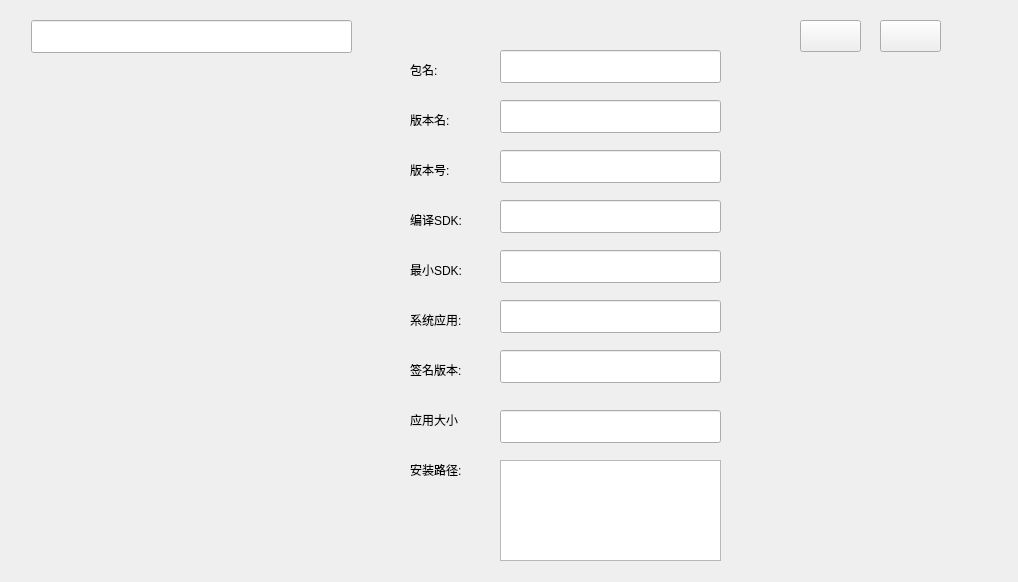
<?xml version="1.0" encoding="UTF-8"?>
<ui version="4.0">
 <class>Form</class>
 <widget class="QWidget" name="Form">
  <property name="geometry">
   <rect>
    <x>0</x>
    <y>0</y>
    <width>1018</width>
    <height>582</height>
   </rect>
  </property>
  <property name="windowTitle">
   <string>Form</string>
  </property>
  <widget class="CardWidget" name="CardWidget">
   <property name="geometry">
    <rect>
     <x>0</x>
     <y>0</y>
     <width>381</width>
     <height>581</height>
    </rect>
   </property>
   <widget class="SearchLineEdit" name="SearchLineEdit">
    <property name="geometry">
     <rect>
      <x>31</x>
      <y>20</y>
      <width>321</width>
      <height>33</height>
     </rect>
    </property>
   </widget>
   <widget class="SegmentedWidget" name="SegmentedWidget">
    <property name="geometry">
     <rect>
      <x>30</x>
      <y>70</y>
      <width>321</width>
      <height>33</height>
     </rect>
    </property>
   </widget>
  </widget>
  <widget class="CardWidget" name="CardWidget_2">
   <property name="geometry">
    <rect>
     <x>380</x>
     <y>0</y>
     <width>641</width>
     <height>661</height>
    </rect>
   </property>
   <property name="sizePolicy">
    <sizepolicy hsizetype="Preferred" vsizetype="Ignored">
     <horstretch>0</horstretch>
     <verstretch>0</verstretch>
    </sizepolicy>
   </property>
   <widget class="StrongBodyLabel" name="StrongBodyLabel">
    <property name="geometry">
     <rect>
      <x>30</x>
      <y>60</y>
      <width>113</width>
      <height>19</height>
     </rect>
    </property>
    <property name="text">
     <string>包名:</string>
    </property>
   </widget>
   <widget class="StrongBodyLabel" name="StrongBodyLabel_2">
    <property name="geometry">
     <rect>
      <x>30</x>
      <y>110</y>
      <width>113</width>
      <height>19</height>
     </rect>
    </property>
    <property name="text">
     <string>版本名:</string>
    </property>
   </widget>
   <widget class="StrongBodyLabel" name="StrongBodyLabel_3">
    <property name="geometry">
     <rect>
      <x>30</x>
      <y>160</y>
      <width>113</width>
      <height>19</height>
     </rect>
    </property>
    <property name="text">
     <string>版本号:</string>
    </property>
   </widget>
   <widget class="StrongBodyLabel" name="StrongBodyLabel_4">
    <property name="geometry">
     <rect>
      <x>30</x>
      <y>210</y>
      <width>113</width>
      <height>19</height>
     </rect>
    </property>
    <property name="text">
     <string>编译SDK:</string>
    </property>
   </widget>
   <widget class="StrongBodyLabel" name="StrongBodyLabel_5">
    <property name="geometry">
     <rect>
      <x>30</x>
      <y>260</y>
      <width>113</width>
      <height>19</height>
     </rect>
    </property>
    <property name="text">
     <string>最小SDK:</string>
    </property>
   </widget>
   <widget class="StrongBodyLabel" name="StrongBodyLabel_6">
    <property name="geometry">
     <rect>
      <x>30</x>
      <y>310</y>
      <width>113</width>
      <height>19</height>
     </rect>
    </property>
    <property name="text">
     <string>系统应用:</string>
    </property>
   </widget>
   <widget class="StrongBodyLabel" name="StrongBodyLabel_7">
    <property name="geometry">
     <rect>
      <x>30</x>
      <y>360</y>
      <width>113</width>
      <height>19</height>
     </rect>
    </property>
    <property name="text">
     <string>签名版本:</string>
    </property>
   </widget>
   <widget class="StrongBodyLabel" name="StrongBodyLabel_8">
    <property name="geometry">
     <rect>
      <x>30</x>
      <y>410</y>
      <width>113</width>
      <height>19</height>
     </rect>
    </property>
    <property name="text">
     <string>应用大小</string>
    </property>
   </widget>
   <widget class="StrongBodyLabel" name="StrongBodyLabel_9">
    <property name="geometry">
     <rect>
      <x>30</x>
      <y>460</y>
      <width>113</width>
      <height>19</height>
     </rect>
    </property>
    <property name="text">
     <string>安装路径:</string>
    </property>
   </widget>
   <widget class="PrimaryPushButton" name="PrimaryPushButton">
    <property name="geometry">
     <rect>
      <x>420</x>
      <y>20</y>
      <width>61</width>
      <height>32</height>
     </rect>
    </property>
    <property name="text">
     <string/>
    </property>
    <property name="icon">
     <iconset>
      <normaloff>resources/download.png</normaloff>resources/download.png</iconset>
    </property>
    <property name="iconSize">
     <size>
      <width>22</width>
      <height>22</height>
     </size>
    </property>
   </widget>
   <widget class="PrimaryPushButton" name="PrimaryPushButton_2">
    <property name="geometry">
     <rect>
      <x>500</x>
      <y>20</y>
      <width>61</width>
      <height>32</height>
     </rect>
    </property>
    <property name="text">
     <string/>
    </property>
    <property name="icon">
     <iconset>
      <normaloff>resources/卸载.png</normaloff>resources/卸载.png</iconset>
    </property>
    <property name="iconSize">
     <size>
      <width>20</width>
      <height>20</height>
     </size>
    </property>
   </widget>
   <widget class="LineEdit" name="LineEdit">
    <property name="geometry">
     <rect>
      <x>120</x>
      <y>50</y>
      <width>221</width>
      <height>33</height>
     </rect>
    </property>
   </widget>
   <widget class="LineEdit" name="LineEdit_2">
    <property name="geometry">
     <rect>
      <x>120</x>
      <y>100</y>
      <width>221</width>
      <height>33</height>
     </rect>
    </property>
   </widget>
   <widget class="LineEdit" name="LineEdit_3">
    <property name="geometry">
     <rect>
      <x>120</x>
      <y>150</y>
      <width>221</width>
      <height>33</height>
     </rect>
    </property>
   </widget>
   <widget class="LineEdit" name="LineEdit_4">
    <property name="geometry">
     <rect>
      <x>120</x>
      <y>200</y>
      <width>221</width>
      <height>33</height>
     </rect>
    </property>
   </widget>
   <widget class="LineEdit" name="LineEdit_5">
    <property name="geometry">
     <rect>
      <x>120</x>
      <y>250</y>
      <width>221</width>
      <height>33</height>
     </rect>
    </property>
   </widget>
   <widget class="LineEdit" name="LineEdit_6">
    <property name="geometry">
     <rect>
      <x>120</x>
      <y>300</y>
      <width>221</width>
      <height>33</height>
     </rect>
    </property>
   </widget>
   <widget class="LineEdit" name="LineEdit_7">
    <property name="geometry">
     <rect>
      <x>120</x>
      <y>350</y>
      <width>221</width>
      <height>33</height>
     </rect>
    </property>
   </widget>
   <widget class="LineEdit" name="LineEdit_8">
    <property name="geometry">
     <rect>
      <x>120</x>
      <y>410</y>
      <width>221</width>
      <height>33</height>
     </rect>
    </property>
   </widget>
   <widget class="TextEdit" name="TextEdit">
    <property name="geometry">
     <rect>
      <x>120</x>
      <y>460</y>
      <width>221</width>
      <height>101</height>
     </rect>
    </property>
   </widget>
  </widget>
 </widget>
 <customwidgets>
  <customwidget>
   <class>PushButton</class>
   <extends>QPushButton</extends>
   <header>qfluentwidgets</header>
  </customwidget>
  <customwidget>
   <class>PrimaryPushButton</class>
   <extends>PushButton</extends>
   <header>qfluentwidgets</header>
  </customwidget>
  <customwidget>
   <class>CardWidget</class>
   <extends>QFrame</extends>
   <header>qfluentwidgets</header>
   <container>1</container>
  </customwidget>
  <customwidget>
   <class>StrongBodyLabel</class>
   <extends>QLabel</extends>
   <header>qfluentwidgets</header>
  </customwidget>
  <customwidget>
   <class>Pivot</class>
   <extends>QWidget</extends>
   <header>qfluentwidgets</header>
  </customwidget>
  <customwidget>
   <class>SegmentedWidget</class>
   <extends>Pivot</extends>
   <header>qfluentwidgets</header>
  </customwidget>
  <customwidget>
   <class>LineEdit</class>
   <extends>QLineEdit</extends>
   <header>qfluentwidgets</header>
  </customwidget>
  <customwidget>
   <class>SearchLineEdit</class>
   <extends>LineEdit</extends>
   <header>qfluentwidgets</header>
  </customwidget>
  <customwidget>
   <class>TextEdit</class>
   <extends>QTextEdit</extends>
   <header>qfluentwidgets</header>
  </customwidget>
 </customwidgets>
 <resources/>
 <connections/>
</ui>
